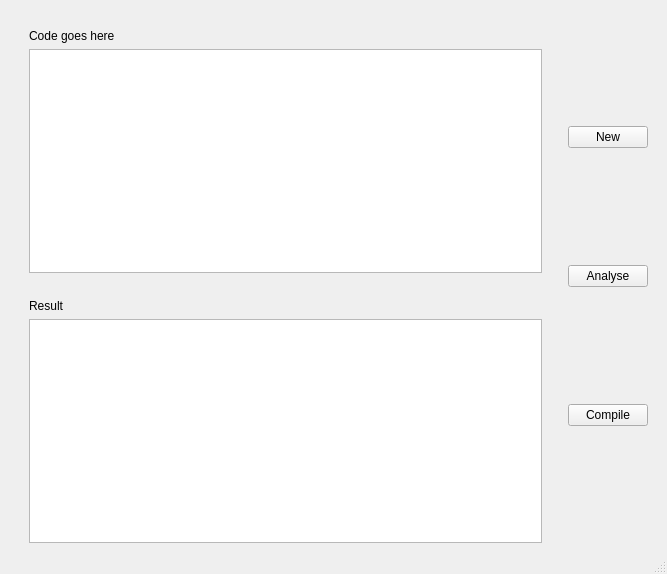
<?xml version="1.0" encoding="UTF-8"?>
<ui version="4.0">
 <class>MainWindow</class>
 <widget class="QMainWindow" name="MainWindow">
  <property name="geometry">
   <rect>
    <x>0</x>
    <y>0</y>
    <width>667</width>
    <height>574</height>
   </rect>
  </property>
  <property name="windowTitle">
   <string>MainWindow</string>
  </property>
  <widget class="QWidget" name="centralwidget">
   <layout class="QHBoxLayout" name="horizontalLayout_2">
    <item>
     <layout class="QHBoxLayout" name="horizontalLayout">
      <item>
       <layout class="QVBoxLayout" name="textLayout">
        <property name="leftMargin">
         <number>20</number>
        </property>
        <property name="topMargin">
         <number>20</number>
        </property>
        <property name="rightMargin">
         <number>20</number>
        </property>
        <property name="bottomMargin">
         <number>0</number>
        </property>
        <item>
         <widget class="QLabel" name="codeLabel">
          <property name="frameShape">
           <enum>QFrame::NoFrame</enum>
          </property>
          <property name="text">
           <string>Code goes here</string>
          </property>
         </widget>
        </item>
        <item>
         <widget class="QTextEdit" name="codeText">
          <property name="toolTip">
           <string extracomment="Type your code here">Type Code here</string>
          </property>
          <property name="frameShadow">
           <enum>QFrame::Raised</enum>
          </property>
         </widget>
        </item>
        <item>
         <spacer name="horizontalSpacer">
          <property name="orientation">
           <enum>Qt::Horizontal</enum>
          </property>
          <property name="sizeHint" stdset="0">
           <size>
            <width>40</width>
            <height>20</height>
           </size>
          </property>
         </spacer>
        </item>
        <item>
         <widget class="QLabel" name="resutLabel">
          <property name="text">
           <string>Result</string>
          </property>
         </widget>
        </item>
        <item>
         <widget class="QTextEdit" name="resultText"/>
        </item>
       </layout>
      </item>
      <item>
       <layout class="QVBoxLayout" name="buttonLayout">
        <property name="spacing">
         <number>0</number>
        </property>
        <property name="sizeConstraint">
         <enum>QLayout::SetNoConstraint</enum>
        </property>
        <property name="rightMargin">
         <number>10</number>
        </property>
        <item>
         <widget class="QPushButton" name="newButton">
          <property name="layoutDirection">
           <enum>Qt::LeftToRight</enum>
          </property>
          <property name="autoFillBackground">
           <bool>false</bool>
          </property>
          <property name="text">
           <string>New</string>
          </property>
          <property name="icon">
           <iconset>
            <normaloff>icons/new.png</normaloff>icons/new.png</iconset>
          </property>
          <property name="iconSize">
           <size>
            <width>24</width>
            <height>24</height>
           </size>
          </property>
          <property name="default">
           <bool>false</bool>
          </property>
          <property name="flat">
           <bool>false</bool>
          </property>
         </widget>
        </item>
        <item>
         <widget class="QPushButton" name="analyseButton">
          <property name="text">
           <string>Analyse</string>
          </property>
          <property name="icon">
           <iconset>
            <normaloff>icons/analyse.png</normaloff>icons/analyse.png</iconset>
          </property>
          <property name="iconSize">
           <size>
            <width>24</width>
            <height>24</height>
           </size>
          </property>
         </widget>
        </item>
        <item>
         <widget class="QPushButton" name="compileButton">
          <property name="text">
           <string>Compile</string>
          </property>
          <property name="icon">
           <iconset>
            <normaloff>icons/compile.png</normaloff>icons/compile.png</iconset>
          </property>
          <property name="iconSize">
           <size>
            <width>24</width>
            <height>24</height>
           </size>
          </property>
         </widget>
        </item>
       </layout>
      </item>
     </layout>
    </item>
   </layout>
  </widget>
  <widget class="QMenuBar" name="menubar">
   <property name="geometry">
    <rect>
     <x>0</x>
     <y>0</y>
     <width>667</width>
     <height>26</height>
    </rect>
   </property>
  </widget>
  <widget class="QStatusBar" name="statusbar"/>
 </widget>
 <resources/>
 <connections/>
</ui>
